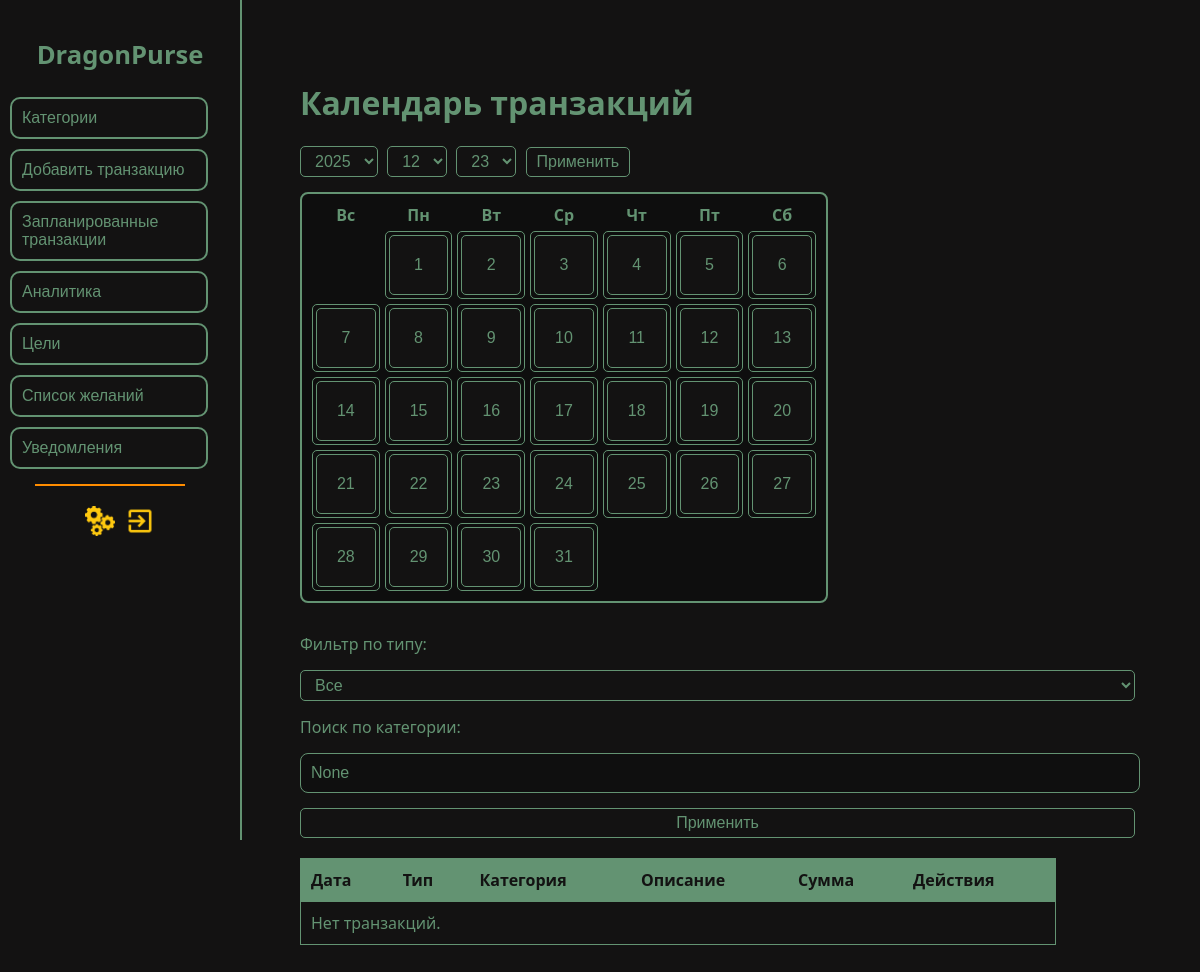
The app's page /transactions/ (signed in), older data.
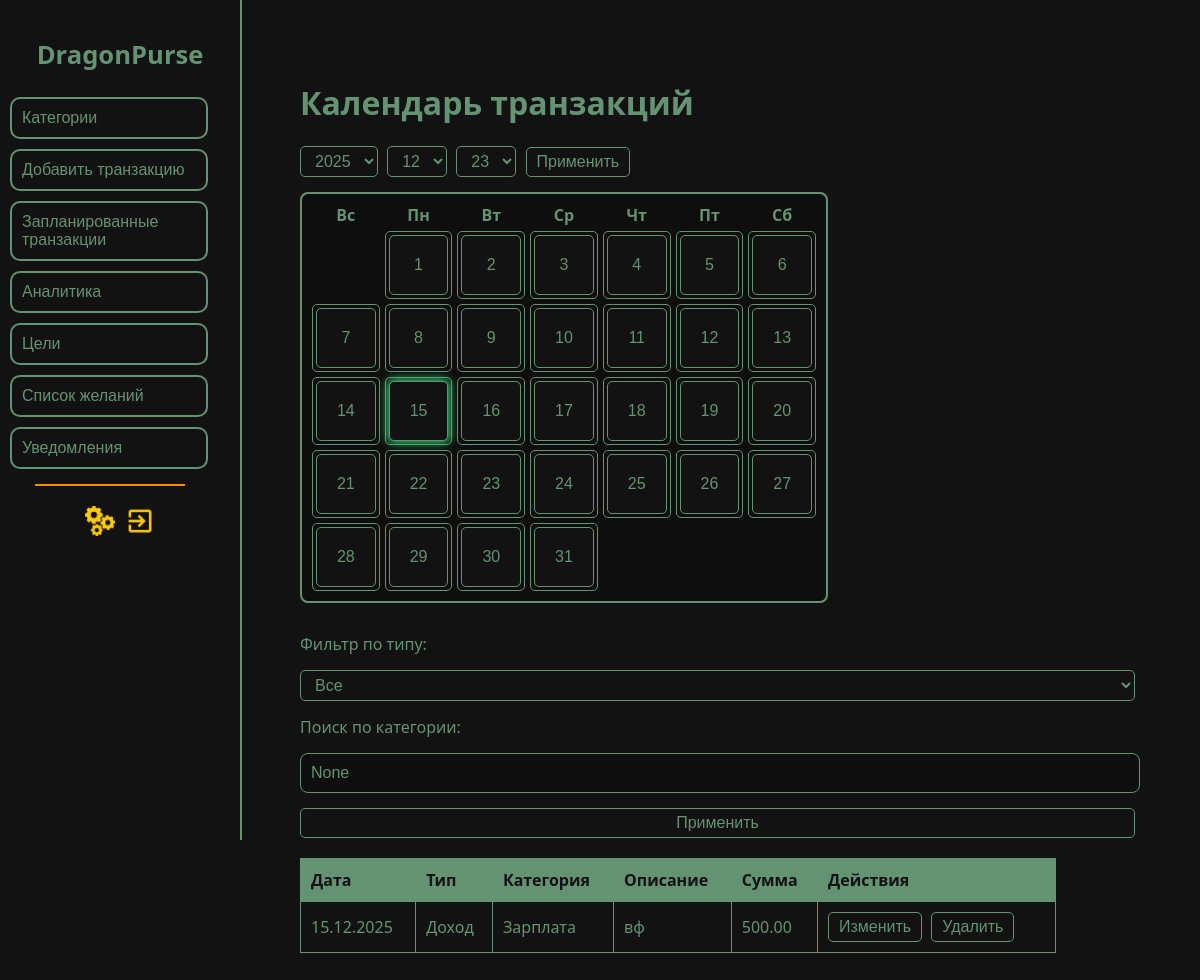
The same page, newer data.
### accounts/models.py (models this page shows, shortened)
class Transaction(models.Model):
    user = models.ForeignKey(User, on_delete=models.CASCADE)
    date = models.DateTimeField(auto_now_add=False)
    category = models.ForeignKey(Category, on_delete=models.SET_NULL, null=True)
    description = models.TextField()
    amount = models.DecimalField(max_digits=10, decimal_places=2, default=0.0)
    goal = models.ForeignKey(Goal, on_delete=models.SET_NULL, null=True, blank=True, verbose_name='Цель')
    goal_amount = models.DecimalField(max_digits=10, decimal_places=2, null=True, blank=True, verbose_name='Сумма для цели')

class Category(models.Model):
    CATEGORY_TYPES = [
        ('income', 'Доход'),
        ('expense', 'Расход'),
    ]
    user = models.ForeignKey(User, on_delete=models.CASCADE)  # Это поле должно быть здесь
    name = models.CharField(max_length=100)
    category_type = models.CharField(max_length=10, choices=CATEGORY_TYPES)

### accounts/views.py (the view, shortened to what this page needs)
# urls.py: path('transactions/', TransactionListView.as_view(), name='transaction_list'),
class TransactionListView(View):
    def get(self, request):
        selected_year = request.GET.get('year')
        selected_month = request.GET.get('month')
        selected_day = request.GET.get('day')
        transaction_type = request.GET.get('type')  # Получаем тип транзакции
        category_name = request.GET.get('category_name')  # Получаем название категории для поиска
        transactions: QuerySet[Transaction] = Transaction.objects.filter(user=request.user).select_related('category')
        if selected_day:
            transactions = transactions.filter(date__day=int(selected_day))
        if transaction_type:
            transactions = transactions.filter(category__category_type=transaction_type)
        if category_name:
            transactions = transactions.filter(category__name__icontains=category_name)
        transactions_json = json.dumps([
            {
                'date': t.date.strftime('%Y-%m-%d'),
                'category': t.category.name if t.category else 'Без категории',
                'amount': float(t.amount),
                'transaction_type': t.category.category_type if t.category else 'unknown',
            }
            for t in transactions
        ])
        return render(request, 'accounts/transaction_list.html', {
            'transactions': transactions,
            'transactions_json': transactions_json,
            'selected_year': selected_year,
            'selected_month': selected_month,
            'selected_day': selected_day,
            'transaction_type': transaction_type,  # Передаем выбранный тип транзакции в шаблон
            'category_name': category_name,  # Передаем введенное название категории для поиска
        })

### accounts/templates/accounts/transaction_list.html (shortened to what this page needs)
{% extends "accounts/base.html" %}
{% load static %}
{% block head %}<link rel="stylesheet" href="{% static 'accounts/css/transactions.css' %}">
<link rel="stylesheet" href="{% static 'accounts/css/dashboard.css' %}">
<link rel="stylesheet" href="{% static 'accounts/css/theme.css' %}">{% endblock %}
{% block content %}
    <div class="sidebar">
      <h1><a href="{% url 'dashboard' %}">DragonPurse</a></h1>
        <a href="{% url 'category_list' %}"><button>Категории</button></a>
        <a href="{% url 'transaction_create' %}"><button>Добавить транзакцию</button></a>
        <a href="{% url 'planned_expense_list' %}"><button>Запланированные транзакции</button></a>
        <a href="{% url 'report_builder' %}"><button>Аналитика</button></a>
        <a href="{% url 'goals_list' %}"><button>Цели</button></a>
        <a href="{% url 'wishlist_list' %}"><button>Список желаний</button></a>
        <a href="{% url 'notifications_inbox' %}"><button>Уведомления</button></a>
        <div class="line"></div>
        <div style="display: flex; margin: 5px;">
        <a href="{% url 'settings' %}" style="display: flex; margin: 5px;"><img src="{% static 'accounts/img/settings_photo.png' %}" width="30" height="30" alt="настройки"></a>
        <a href="{% url 'logout' %}" style="display: flex; margin: 5px;"><img src="{% static 'accounts/img/exit_photo.png' %}" width="30" height="30" alt="выход"></a>
        </div>
    </div>
<main >
    <div class="main-content">
        <h1>Календарь транзакций</h1>
        <div class="calendar-container">
            <div class="header">
                <select id="year-select"></select>
                <select id="month-select"></select>
                <select id="day-select"></select>
                <button id="apply-button">Применить</button>
            </div>
            <div class="calendar" id="calendar"></div>
        </div>
        <form method="get" action="{% url 'transaction_list' %}">
    <label for="type">Фильтр по типу:</label>
    <select name="type" id="type">
        <option value="">Все</option>
    </select>
          <label for="category_name">Поиск по категории:</label>
    <input type="text" name="category_name" id="category_name" value="{{ category_name }}" placeholder="Введите название категории" />
    <button type="submit">Применить</button>
</form>
<table>
    <thead>
        <tr>
            <th>Дата</th>
            <th>Тип</th>
            <th>Категория</th>
            <th>Описание</th>
            <th>Сумма</th>
            <th>Действия</th>
        </tr>
    </thead>
    <tbody>
        {% for transaction in transactions %}
            <tr>
                <td>{{ transaction.date|date:"d.m.Y" }}</td>
                <td>
                    {% if transaction.category.category_type == 'income' %}
                        Доход
                    {% elif transaction.category.category_type == 'expense' %}
                        Расход
                    {% else %}
                        Неизвестно
                    {% endif %}
                </td>
                <td>{{ transaction.category.name }}</td>
                <td>{{ transaction.description }}</td>
                <td>{{ transaction.amount }}</td>
                <td>
                    <a href="{% url 'transaction_edit'  transaction.id %}"><button class="btn-danger">Изменить</button></a>
                    <form action="{% url 'transaction_delete' transaction.id %}" method="post" style="display:inline;">
                                <button type="submit" class="btn-danger">Удалить</button>
                            </form>
                </td>
            </tr>
        {% empty %}
            <tr>
                <td colspan="6">Нет транзакций.</td>
            </tr>
        {% endfor %}
    </tbody>
</table>
    </div>
    </main>
{% endblock %}

Row changes from the older to the newer data that the page shows:
added Transaction: shows "Доход"
Text that changed along with them:
text no longer shown: "Нет транзакций."
